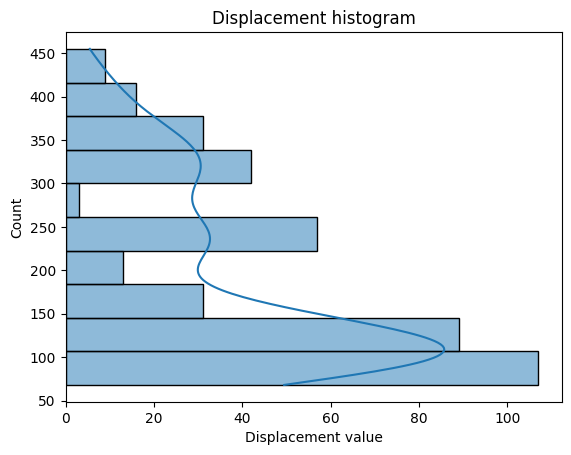

Here is the Python script that generated this plot:
import matplotlib.pyplot as plt
import seaborn as sns

# Import the data

df = sns.load_dataset('mpg')

# Draw the plot

sns.histplot(data=df, y='displacement', kde=True) # kde is our line representation of histogram

plt.title('Displacement histogram')
plt.xlabel('Displacement value')
plt.ylabel('Count')
ax = plt.gca()
plt.show()

plt.savefig('Histogram_sns.png')